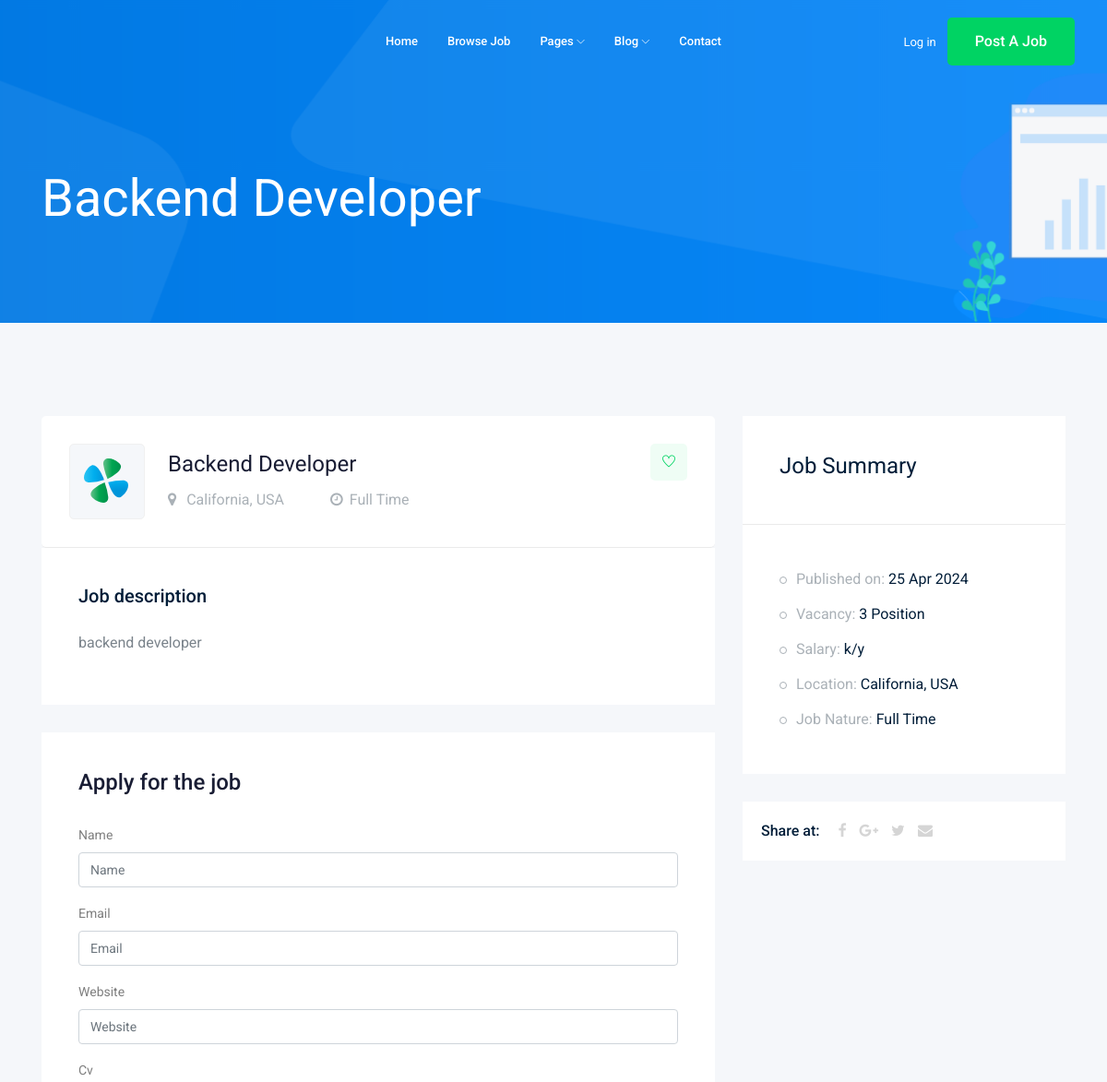
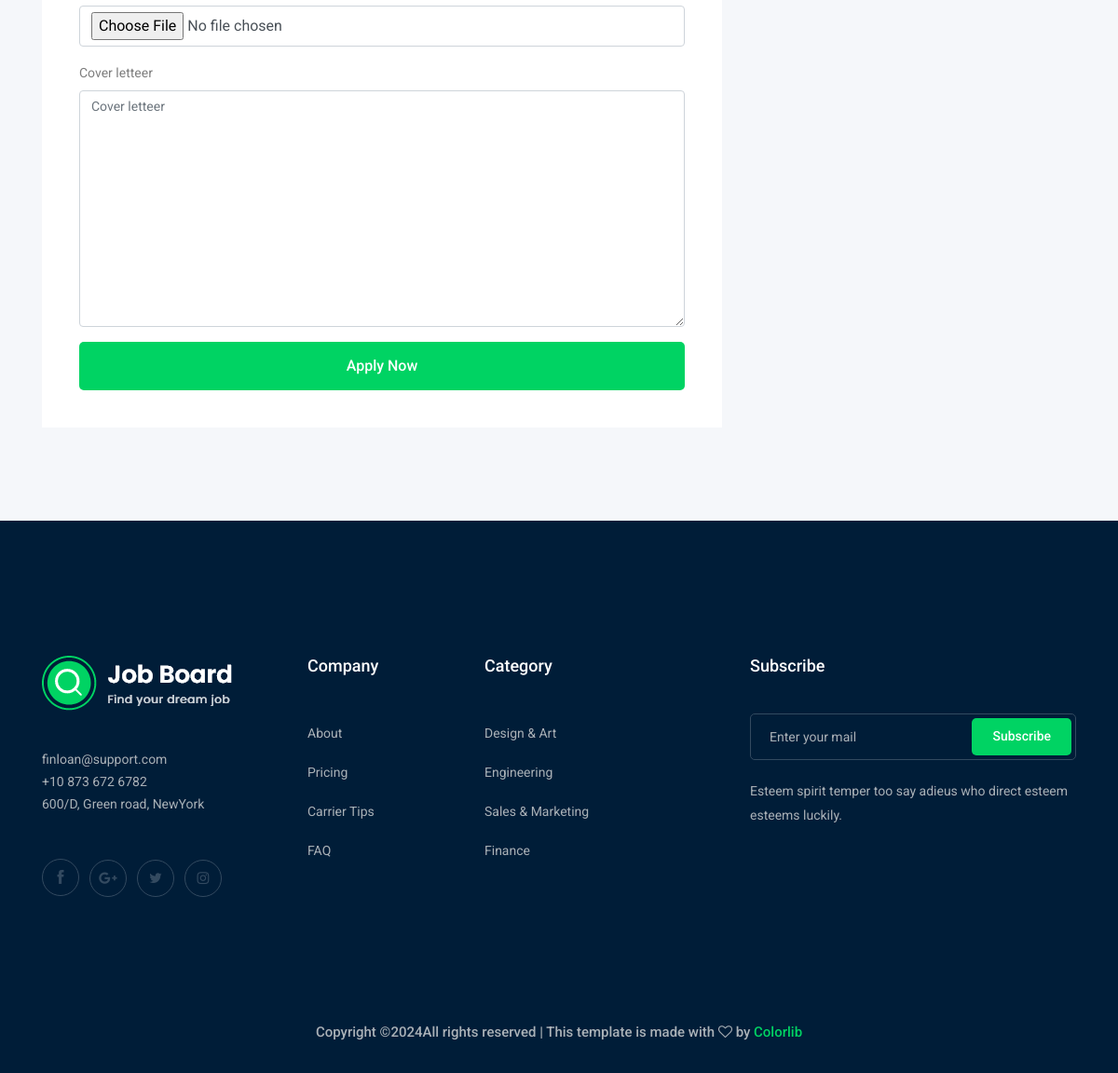
Page /jobs/backend-developer on the committed database (2 pictures, top to bottom).
### job/models.py (models this page shows, shortened)
class Job(models.Model):
    owner = models.ForeignKey(User,related_name='posted_jobs',on_delete=models.CASCADE)
    title = models.CharField(max_length=100)
    job_type = models.CharField(max_length=15,choices=JOB_TYPE)
    description = models.TextField(max_length=1000)
    published_at = models.DateTimeField(auto_now=True)
    Vacancy = models.IntegerField(default=1)
    Salary = models.IntegerField(default=0)
    experience = models.IntegerField(default=1)
    categrory = models.ForeignKey('Category',on_delete=models.CASCADE)
    image = models.ImageField(upload_to=image_upload)
    slug = models.SlugField(blank=True, null=True)

### job/views.py (the view)
# urls.py: path('<str:slug>',views.job_detail, name='job_detail')
def job_detail(request, slug):
    try:
        job = Job.objects.get(slug=slug)
    except Job.DoesNotExist:
        raise Http404('Job not found')
    if request.method == 'POST':
        form = ApplicationForm(request.POST,request.FILES)
        if form.is_valid():
            myform = form.save(commit=False)
            myform.job = job
            myform.save()
    else:
        form = ApplicationForm()
    return render(request,'job/job_detail.html',{"job": job,"form":form})

### job/forms.py
class ApplicationForm(forms.ModelForm):
    class Meta:
        model = Application
        fields = ['name','email', 'website', 'cv', 'cover_letteer']

### job/templates/job/job_detail.html (shortened to what this page needs)
{% extends 'base.html' %}
{% load static %}
{% load bootstrap5 %}
{% block body %}
  <div class="bradcam_area bradcam_bg_1">
    <div class="container">
      <div class="row">
        <div class="col-xl-12">
          <div class="bradcam_text">
            <h3>{{ job.title }}</h3>
          </div>
        </div>
      </div>
    </div>
  </div>
  <div class="job_details_area">
    <div class="container">
      <div class="row">
        <div class="col-lg-8">
          <div class="job_details_header">
            <div class="single_jobs white-bg d-flex justify-content-between">
              <div class="jobs_left d-flex align-items-center">
                <div class="thumb">
                  <img src="{% static 'img/svg_icon/1.svg' %}" alt="" />
                </div>
                <div class="jobs_conetent">
                  <a href="#"><h4>{{ job.title }}</h4></a>
                  <div class="links_locat d-flex align-items-center">
                    <div class="location">
                      <p>
                        <i class="fa fa-map-marker"></i> California, USA
                      </p>
                    </div>
                    <div class="location">
                      <p>
                        <i class="fa fa-clock-o"></i>{{ job.job_type }}
                      </p>
                    </div>
                  </div>
                </div>
              </div>
              <div class="jobs_right">
                <div class="apply_now">
                  <a class="heart_mark" href="#"><i class="ti-heart"></i></a>
                </div>
              </div>
            </div>
          </div>
          <div class="descript_wrap white-bg">
            <div class="single_wrap">
              <h4>Job description</h4>
              <p>{{ job.description }}</p>
            </div>
          </div>
          <div class="apply_job_form white-bg">
            <h4>Apply for the job</h4>
            <form method="POST" enctype="multipart/form-data">
              {% bootstrap_form form %}
              {% buttons %}
              <button class="boxed-btn3 w-100" type="submit">Apply Now</button>
              {% endbuttons %}
            </form>
          </div>
        </div>
        <div class="col-lg-4">
          <div class="job_sumary">
            <div class="summery_header">
              <h3>Job Summary</h3>
            </div>
            <div class="job_content">
              <ul>
                <li>
                  Published on: <span>{{ job.published_at|date:'d M o' }}</span>
                </li>
                <li>
                  Vacancy: <span>{{ job.Vacancy }} Position</span>
                </li>
                <li>
                  Salary: <span>{{ job.salary }}k/y</span>
                </li>
                <li>
                  Location: <span>California, USA</span>
                </li>
                <li>
                  Job Nature: <span>{{ job.job_type }}</span>
                </li>
              </ul>
            </div>
          </div>
          <div class="share_wrap d-flex">
            <span>Share at:</span>
            <ul>
              <li>
                <a href="#"><i class="fa fa-facebook"></i></a>
              </li>
              <li>
                <a href="#"><i class="fa fa-google-plus"></i></a>
              </li>
              <li>
                <a href="#"><i class="fa fa-twitter"></i></a>
              </li>
              <li>
                <a href="#"><i class="fa fa-envelope"></i></a>
              </li>
            </ul>
          </div>
          <div class="job_location_wrap">
            <div class="job_lok_inner">
              <div id="map" style="height: 200px"></div>
            </div>
          </div>
        </div>
      </div>
    </div>
  </div>
{% endblock %}

### rows in the picture
Job: title "Backend Developer", job_type "Full Time", description "backend developer", published_at "25 Apr 2024", Vacancy "3"
